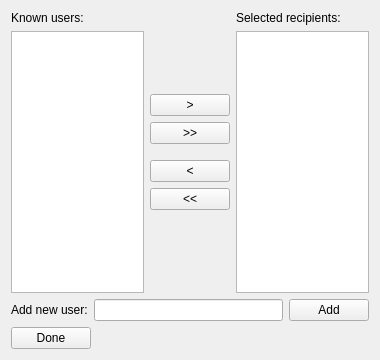
<?xml version="1.0" encoding="UTF-8"?>
<ui version="4.0">
 <class>AddUserWindow</class>
 <widget class="QWidget" name="AddUserWindow">
  <property name="windowModality">
   <enum>Qt::WindowModal</enum>
  </property>
  <property name="geometry">
   <rect>
    <x>0</x>
    <y>0</y>
    <width>380</width>
    <height>360</height>
   </rect>
  </property>
  <property name="windowTitle">
   <string>Select recipients</string>
  </property>
  <layout class="QVBoxLayout" name="verticalLayout">
   <item>
    <layout class="QHBoxLayout" name="mainLayout">
     <item>
      <layout class="QVBoxLayout" name="left">
       <item>
        <widget class="QLabel" name="label">
         <property name="text">
          <string>Known users:</string>
         </property>
        </widget>
       </item>
       <item>
        <widget class="QListWidget" name="knownUsersList">
         <property name="alternatingRowColors">
          <bool>true</bool>
         </property>
         <property name="selectionMode">
          <enum>QAbstractItemView::ExtendedSelection</enum>
         </property>
         <property name="sortingEnabled">
          <bool>true</bool>
         </property>
        </widget>
       </item>
      </layout>
     </item>
     <item>
      <layout class="QVBoxLayout" name="addButtonsLayout">
       <item>
        <spacer name="verticalSpacer">
         <property name="orientation">
          <enum>Qt::Vertical</enum>
         </property>
         <property name="sizeHint" stdset="0">
          <size>
           <width>20</width>
           <height>40</height>
          </size>
         </property>
        </spacer>
       </item>
       <item>
        <widget class="QPushButton" name="addButton">
         <property name="toolTip">
          <string>Add selected users</string>
         </property>
         <property name="text">
          <string>&gt;</string>
         </property>
        </widget>
       </item>
       <item>
        <widget class="QPushButton" name="addAllButton">
         <property name="toolTip">
          <string>Add all users</string>
         </property>
         <property name="text">
          <string>&gt;&gt;</string>
         </property>
        </widget>
       </item>
       <item>
        <spacer name="verticalSpacer_3">
         <property name="orientation">
          <enum>Qt::Vertical</enum>
         </property>
         <property name="sizeType">
          <enum>QSizePolicy::Fixed</enum>
         </property>
         <property name="sizeHint" stdset="0">
          <size>
           <width>20</width>
           <height>10</height>
          </size>
         </property>
        </spacer>
       </item>
       <item>
        <widget class="QPushButton" name="removeButton">
         <property name="toolTip">
          <string>Remove selected recipients</string>
         </property>
         <property name="text">
          <string>&lt;</string>
         </property>
        </widget>
       </item>
       <item>
        <widget class="QPushButton" name="removeAllButton">
         <property name="toolTip">
          <string>Remove all recipients</string>
         </property>
         <property name="text">
          <string>&lt;&lt;</string>
         </property>
        </widget>
       </item>
       <item>
        <spacer name="verticalSpacer_2">
         <property name="orientation">
          <enum>Qt::Vertical</enum>
         </property>
         <property name="sizeHint" stdset="0">
          <size>
           <width>20</width>
           <height>40</height>
          </size>
         </property>
        </spacer>
       </item>
      </layout>
     </item>
     <item>
      <layout class="QVBoxLayout" name="right">
       <item>
        <widget class="QLabel" name="label_2">
         <property name="text">
          <string>Selected recipients:</string>
         </property>
        </widget>
       </item>
       <item>
        <widget class="QListWidget" name="recipientsList">
         <property name="alternatingRowColors">
          <bool>true</bool>
         </property>
         <property name="selectionMode">
          <enum>QAbstractItemView::ExtendedSelection</enum>
         </property>
         <property name="sortingEnabled">
          <bool>true</bool>
         </property>
        </widget>
       </item>
      </layout>
     </item>
    </layout>
   </item>
   <item>
    <layout class="QHBoxLayout" name="unknownForm">
     <item>
      <widget class="QLabel" name="addUserLabel">
       <property name="text">
        <string>Add new user:</string>
       </property>
      </widget>
     </item>
     <item>
      <widget class="QLineEdit" name="unknownUserEdit"/>
     </item>
     <item>
      <widget class="QPushButton" name="addUnknownButton">
       <property name="text">
        <string>Add</string>
       </property>
      </widget>
     </item>
    </layout>
   </item>
   <item>
    <layout class="QHBoxLayout" name="confirmButtons">
     <item>
      <widget class="QPushButton" name="doneButton">
       <property name="text">
        <string>Done</string>
       </property>
      </widget>
     </item>
     <item>
      <spacer name="horizontalSpacer">
       <property name="orientation">
        <enum>Qt::Horizontal</enum>
       </property>
       <property name="sizeHint" stdset="0">
        <size>
         <width>40</width>
         <height>20</height>
        </size>
       </property>
      </spacer>
     </item>
    </layout>
   </item>
  </layout>
 </widget>
 <resources/>
 <connections/>
</ui>
